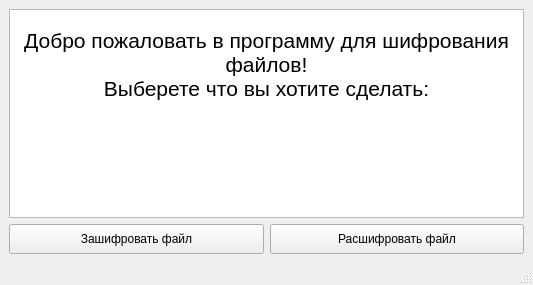
<?xml version="1.0" encoding="UTF-8"?>
<ui version="4.0">
 <class>MainWindow</class>
 <widget class="QMainWindow" name="MainWindow">
  <property name="geometry">
   <rect>
    <x>0</x>
    <y>0</y>
    <width>533</width>
    <height>285</height>
   </rect>
  </property>
  <property name="sizePolicy">
   <sizepolicy hsizetype="Preferred" vsizetype="Preferred">
    <horstretch>0</horstretch>
    <verstretch>0</verstretch>
   </sizepolicy>
  </property>
  <property name="baseSize">
   <size>
    <width>0</width>
    <height>0</height>
   </size>
  </property>
  <property name="windowTitle">
   <string>MainWindow</string>
  </property>
  <widget class="QWidget" name="centralwidget">
   <layout class="QVBoxLayout" name="verticalLayout_3">
    <item>
     <layout class="QVBoxLayout" name="verticalLayout">
      <item>
       <layout class="QVBoxLayout" name="verticalLayout_2">
        <item>
         <widget class="QTextBrowser" name="textBrowser">
          <property name="sizePolicy">
           <sizepolicy hsizetype="Preferred" vsizetype="Expanding">
            <horstretch>0</horstretch>
            <verstretch>0</verstretch>
           </sizepolicy>
          </property>
          <property name="minimumSize">
           <size>
            <width>500</width>
            <height>170</height>
           </size>
          </property>
          <property name="html">
           <string>&lt;!DOCTYPE HTML PUBLIC &quot;-//W3C//DTD HTML 4.0//EN&quot; &quot;http://www.w3.org/TR/REC-html40/strict.dtd&quot;&gt;
&lt;html&gt;&lt;head&gt;&lt;meta name=&quot;qrichtext&quot; content=&quot;1&quot; /&gt;&lt;meta charset=&quot;utf-8&quot; /&gt;&lt;style type=&quot;text/css&quot;&gt;
p, li { white-space: pre-wrap; }
hr { height: 1px; border-width: 0; }
li.unchecked::marker { content: &quot;\2610&quot;; }
li.checked::marker { content: &quot;\2612&quot;; }
&lt;/style&gt;&lt;/head&gt;&lt;body style=&quot; font-family:'Segoe UI'; font-size:9pt; font-weight:400; font-style:normal;&quot;&gt;
&lt;p align=&quot;center&quot; style=&quot;-qt-paragraph-type:empty; margin-top:0px; margin-bottom:0px; margin-left:0px; margin-right:0px; -qt-block-indent:0; text-indent:0px;&quot;&gt;&lt;br /&gt;&lt;/p&gt;
&lt;p align=&quot;center&quot; style=&quot; margin-top:0px; margin-bottom:0px; margin-left:0px; margin-right:0px; -qt-block-indent:0; text-indent:0px;&quot;&gt;&lt;span style=&quot; font-size:16pt;&quot;&gt;Добро пожаловать в программу для шифрования файлов!&lt;br /&gt;Выберете что вы хотите сделать:&lt;/span&gt;&lt;/p&gt;&lt;/body&gt;&lt;/html&gt;</string>
          </property>
         </widget>
        </item>
       </layout>
      </item>
      <item>
       <layout class="QHBoxLayout" name="horizontalLayout">
        <item>
         <widget class="QPushButton" name="pushButton">
          <property name="sizePolicy">
           <sizepolicy hsizetype="Preferred" vsizetype="Preferred">
            <horstretch>0</horstretch>
            <verstretch>0</verstretch>
           </sizepolicy>
          </property>
          <property name="minimumSize">
           <size>
            <width>250</width>
            <height>30</height>
           </size>
          </property>
          <property name="text">
           <string>Зашифровать файл</string>
          </property>
         </widget>
        </item>
        <item>
         <widget class="QPushButton" name="pushButton_2">
          <property name="sizePolicy">
           <sizepolicy hsizetype="Preferred" vsizetype="Preferred">
            <horstretch>0</horstretch>
            <verstretch>0</verstretch>
           </sizepolicy>
          </property>
          <property name="minimumSize">
           <size>
            <width>250</width>
            <height>30</height>
           </size>
          </property>
          <property name="text">
           <string>Расшифровать файл</string>
          </property>
         </widget>
        </item>
       </layout>
      </item>
     </layout>
    </item>
   </layout>
  </widget>
  <widget class="QMenuBar" name="menubar">
   <property name="geometry">
    <rect>
     <x>0</x>
     <y>0</y>
     <width>533</width>
     <height>25</height>
    </rect>
   </property>
  </widget>
  <widget class="QStatusBar" name="statusbar"/>
 </widget>
 <resources/>
 <connections/>
</ui>
